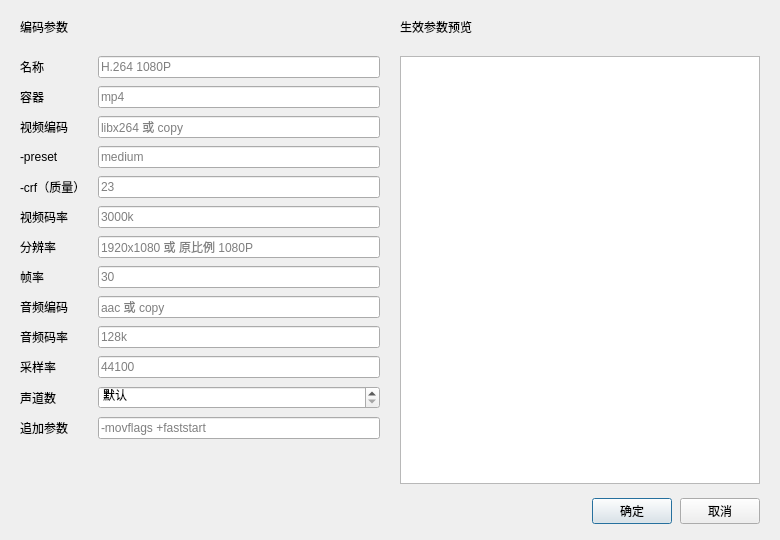
<?xml version="1.0" encoding="UTF-8"?>
<ui version="4.0">
 <class>PresetEditor</class>
 <widget class="QDialog" name="PresetEditor">
  <property name="geometry"><rect><x>0</x><y>0</y><width>780</width><height>540</height></rect></property>
  <property name="windowTitle"><string>编辑预设</string></property>
  <property name="minimumSize"><size><width>780</width><height>540</height></size></property>
  <layout class="QVBoxLayout" name="rootLayout">
   <property name="leftMargin"><number>20</number></property>
   <property name="topMargin"><number>18</number></property>
   <property name="rightMargin"><number>20</number></property>
   <property name="bottomMargin"><number>16</number></property>
   <property name="spacing"><number>14</number></property>
   <item>
    <layout class="QHBoxLayout" name="contentLayout">
     <property name="spacing"><number>20</number></property>
     <item>
      <layout class="QVBoxLayout" name="leftLayout">
       <item><widget class="QLabel" name="paramsTitle"><property name="text"><string>编码参数</string></property></widget></item>
       <item>
        <layout class="QFormLayout" name="formLayout">
         <property name="horizontalSpacing"><number>12</number></property>
         <property name="verticalSpacing"><number>8</number></property>
         <item row="0" column="0"><widget class="QLabel" name="nameLabel"><property name="text"><string>名称</string></property></widget></item>
         <item row="0" column="1"><widget class="QLineEdit" name="nameEdit"><property name="placeholderText"><string>H.264 1080P</string></property></widget></item>
         <item row="1" column="0"><widget class="QLabel" name="containerLabel"><property name="text"><string>容器</string></property></widget></item>
         <item row="1" column="1"><widget class="QLineEdit" name="containerEdit"><property name="placeholderText"><string>mp4</string></property></widget></item>
         <item row="2" column="0"><widget class="QLabel" name="vcodecLabel"><property name="text"><string>视频编码</string></property></widget></item>
         <item row="2" column="1"><widget class="QLineEdit" name="vcodecEdit"><property name="placeholderText"><string>libx264 或 copy</string></property></widget></item>
         <item row="3" column="0"><widget class="QLabel" name="vpresetLabel"><property name="text"><string>-preset</string></property></widget></item>
         <item row="3" column="1"><widget class="QLineEdit" name="vpresetEdit"><property name="placeholderText"><string>medium</string></property></widget></item>
         <item row="4" column="0"><widget class="QLabel" name="crfLabel"><property name="text"><string>-crf（质量）</string></property></widget></item>
         <item row="4" column="1"><widget class="QLineEdit" name="crfEdit"><property name="placeholderText"><string>23</string></property></widget></item>
         <item row="5" column="0"><widget class="QLabel" name="vbitrateLabel"><property name="text"><string>视频码率</string></property></widget></item>
         <item row="5" column="1"><widget class="QLineEdit" name="vbitrateEdit"><property name="placeholderText"><string>3000k</string></property></widget></item>
         <item row="6" column="0"><widget class="QLabel" name="sizeLabel"><property name="text"><string>分辨率</string></property></widget></item>
         <item row="6" column="1"><widget class="QLineEdit" name="sizeEdit"><property name="placeholderText"><string>1920x1080 或 原比例 1080P</string></property></widget></item>
         <item row="7" column="0"><widget class="QLabel" name="fpsLabel"><property name="text"><string>帧率</string></property></widget></item>
         <item row="7" column="1"><widget class="QLineEdit" name="fpsEdit"><property name="placeholderText"><string>30</string></property></widget></item>
         <item row="8" column="0"><widget class="QLabel" name="acodecLabel"><property name="text"><string>音频编码</string></property></widget></item>
         <item row="8" column="1"><widget class="QLineEdit" name="acodecEdit"><property name="placeholderText"><string>aac 或 copy</string></property></widget></item>
         <item row="9" column="0"><widget class="QLabel" name="abitrateLabel"><property name="text"><string>音频码率</string></property></widget></item>
         <item row="9" column="1"><widget class="QLineEdit" name="abitrateEdit"><property name="placeholderText"><string>128k</string></property></widget></item>
         <item row="10" column="0"><widget class="QLabel" name="arateLabel"><property name="text"><string>采样率</string></property></widget></item>
         <item row="10" column="1"><widget class="QLineEdit" name="arateEdit"><property name="placeholderText"><string>44100</string></property></widget></item>
         <item row="11" column="0"><widget class="QLabel" name="channelsLabel"><property name="text"><string>声道数</string></property></widget></item>
         <item row="11" column="1"><widget class="QSpinBox" name="achannelsSpin"><property name="minimum"><number>0</number></property><property name="maximum"><number>8</number></property><property name="specialValueText"><string>默认</string></property></widget></item>
         <item row="12" column="0"><widget class="QLabel" name="extraLabel"><property name="text"><string>追加参数</string></property></widget></item>
         <item row="12" column="1"><widget class="QLineEdit" name="extraEdit"><property name="placeholderText"><string>-movflags +faststart</string></property></widget></item>
        </layout>
       </item>
       <item><spacer name="leftSpacer"><property name="orientation"><enum>Qt::Vertical</enum></property><property name="sizeHint" stdset="0"><size><width>20</width><height>10</height></size></property></spacer></item>
      </layout>
     </item>
     <item>
      <layout class="QVBoxLayout" name="rightLayout">
       <item><widget class="QLabel" name="previewTitle"><property name="text"><string>生效参数预览</string></property></widget></item>
       <item><widget class="QTableWidget" name="previewTable"><property name="minimumSize"><size><width>300</width><height>0</height></size></property></widget></item>
      </layout>
     </item>
    </layout>
   </item>
   <item>
    <layout class="QHBoxLayout" name="buttonRow">
     <property name="spacing"><number>8</number></property>
     <item><spacer name="buttonSpacer"><property name="orientation"><enum>Qt::Horizontal</enum></property><property name="sizeHint" stdset="0"><size><width>40</width><height>20</height></size></property></spacer></item>
     <item><widget class="QPushButton" name="okBtn"><property name="text"><string>确定</string></property><property name="default"><bool>true</bool></property></widget></item>
     <item><widget class="QPushButton" name="cancelBtn"><property name="text"><string>取消</string></property></widget></item>
    </layout>
   </item>
  </layout>
 </widget>
 <resources/>
 <connections/>
</ui>
